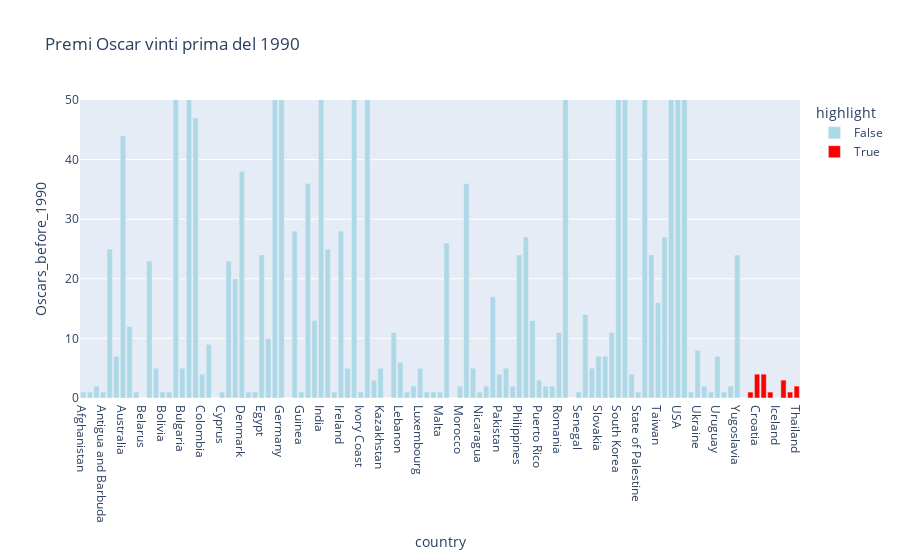
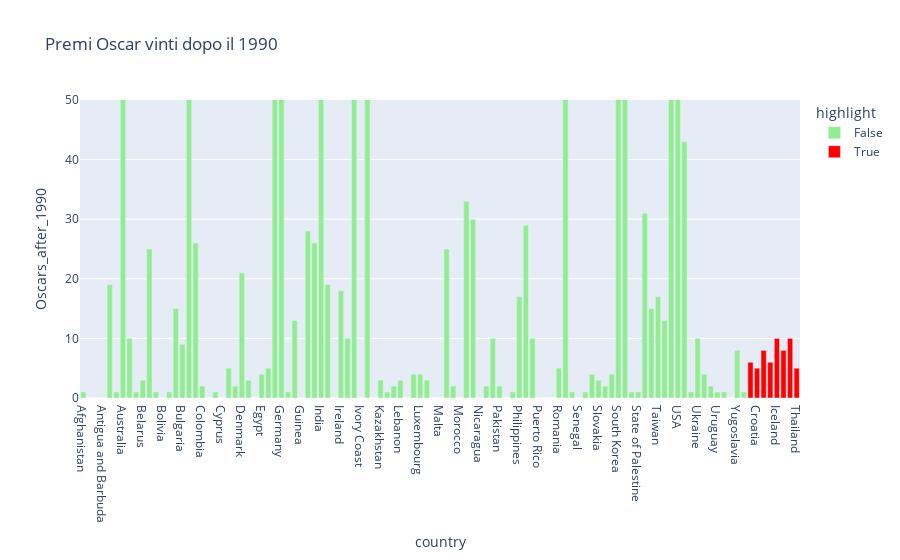

The cell these charts' notebook holds for them, in order:
### Code cell
# Crea una colonna per evidenziare i paesi che soddisfano il criterio
oscar_counts_BothSides['highlight'] = oscar_counts_BothSides.index.isin(popular_after_1990.index)

fig_before = px.bar(oscar_counts_BothSides,
                    x=oscar_counts_BothSides.index,
                    y='Oscars_before_1990',
                    labels={'x': 'Paese', 'y': 'Numero di Oscar'},
                    title='Premi Oscar vinti prima del 1990',
                    color='highlight',
                    color_discrete_map={True: 'red', False: 'lightblue'})

fig_after = px.bar(oscar_counts_BothSides,
                   x=oscar_counts_BothSides.index,
                   y='Oscars_after_1990',
                   labels={'x': 'Paese', 'y': 'Numero di Oscar'},
                   title='Premi Oscar vinti dopo il 1990',
                   color='highlight',
                   color_discrete_map={True: 'red', False: 'lightgreen'})

#riduciamo il range dell'asse y per rendere i grafici più leggibili evidenziando i paesi che effettivamente ci interessano 
fig_before.update_layout(
    yaxis=dict(range=[0, 50])
)

fig_after.update_layout(
    yaxis=dict(range=[0, 50])
)
# Mostrare i grafici
fig_before.show()
fig_after.show()

### Figure 1 — Plotly figure (JSON) as saved in the notebook; plotly's stock layout.template omitted (floating-point values rounded to 4 significant figures)
{"data": [{"hovertemplate": "highlight=False<br>country=%{x}<br>Oscars_before_1990=%{y}<extra></extra>", "legendgroup": "False", "marker": {"color": "lightblue", "pattern": {"shape": ""}}, "name": "False", "orientation": "v", "showlegend": true, "textposition": "auto", "type": "bar", "x": ["Afghanistan", "Albania", "Algeria", "Antigua and Barbuda", "Argentina", "Armenia", "Australia", "Austria", "Bangladesh", "Belarus", "Belgium", "Bolivarian Republic of Venezuela", "Bolivia", "Bosnia and Herzegovina", "Brazil", "Bulgaria", "Canada", "China", "Colombia", "Costa Rica", "Cuba", "Cyprus", "Czechia", "Czechoslovakia", "Denmark", "East Germany", "Ecuador", "Egypt", "Finland", "France", "Germany", "Ghana", "Greece", "Guinea", "Hong Kong", "Hungary", "India", "Iran", "Iraq", "Ireland", "Israel", "Italy", "Ivory Coast", "Japan", "Jordan", "Kazakhstan", "Kosovo", "Latvia", "Lebanon", "Liechtenstein", "Lithuania", "Luxembourg", "Macao", "Malaysia", "Malta", "Mexico", "Mongolia", "Morocco", "Netherlands", "New Zealand", "Nicaragua", "Nigeria", "Norway", "Pakistan", "Paraguay", "Peru", "Philippines", "Poland", "Portugal", "Puerto Rico", "Qatar", "Republic of Moldova", "Romania", "Russian Federation", "Saint Kitts and Nevis", "Senegal", "Serbia", "Singapore", "Slovakia", "Slovenia", "South Africa", "South Korea", "Spain", "Sri Lanka", "State of Palestine", "Sweden", "Switzerland", "Taiwan", "Turkey", "UK", "USA", "USSR", "Uganda", "Ukraine", "United Arab Emirates", "United Republic of Tanzania", "Uruguay", "Vietnam", "Yemen", "Yugoslavia", "Zimbabwe"], "xaxis": "x", "y": [1.0, 1.0, 2.0, 1.0, 25.0, 7.0, 44.0, 12.0, 1.0, 0.0, 23.0, 5.0, 1.0, 1.0, 57.0, 5.0, 107.0, 47.0, 4.0, 9.0, 0.0, 1.0, 23.0, 20.0, 38.0, 1.0, 1.0, 24.0, 10.0, 233.0, 132.0, 0.0, 28.0, 1.0, 36.0, 13.0, 102.0, 25.0, 1.0, 28.0, 5.0, 112.0, 1.0, 114.0, 3.0, 5.0, 0.0, 11.0, 6.0, 1.0, 2.0, 5.0, 1.0, 1.0, 1.0, 26.0, 0.0, 2.0, 36.0, 5.0, 1.0, 2.0, 17.0, 4.0, 5.0, 2.0, 24.0, 27.0, 13.0, 3.0, 2.0, 2.0, 11.0, 61.0, 0.0, 1.0, 14.0, 5.0, 7.0, 7.0, 11.0, 68.0, 61.0, 4.0, 1.0, 70.0, 24.0, 16.0, 27.0, 565.0, 2304.0, 60.0, 1.0, 8.0, 2.0, 1.0, 7.0, 1.0, 2.0, 24.0, 0.0], "yaxis": "y"}, {"hovertemplate": "highlight=True<br>country=%{x}<br>Oscars_before_1990=%{y}<extra></extra>", "legendgroup": "True", "marker": {"color": "red", "pattern": {"shape": ""}}, "name": "True", "orientation": "v", "showlegend": true, "textposition": "auto", "type": "bar", "x": ["Chile", "Croatia", "Estonia", "Georgia", "Iceland", "Indonesia", "Kuwait", "Thailand"], "xaxis": "x", "y": [1.0, 4.0, 4.0, 1.0, 0.0, 3.0, 1.0, 2.0], "yaxis": "y"}], "layout": {"barmode": "relative", "legend": {"title": {"text": "highlight"}, "tracegroupgap": 0}, "title": {"text": "Premi Oscar vinti prima del 1990"}, "xaxis": {"anchor": "y", "domain": [0, 1], "title": {"text": "country"}}, "yaxis": {"anchor": "x", "domain": [0, 1], "range": [0, 50], "title": {"text": "Oscars_before_1990"}}}}

### Figure 2 — Plotly figure (JSON) as saved in the notebook; plotly's stock layout.template omitted (floating-point values rounded to 4 significant figures)
{"data": [{"hovertemplate": "highlight=False<br>country=%{x}<br>Oscars_after_1990=%{y}<extra></extra>", "legendgroup": "False", "marker": {"color": "lightgreen", "pattern": {"shape": ""}}, "name": "False", "orientation": "v", "showlegend": true, "textposition": "auto", "type": "bar", "x": ["Afghanistan", "Albania", "Algeria", "Antigua and Barbuda", "Argentina", "Armenia", "Australia", "Austria", "Bangladesh", "Belarus", "Belgium", "Bolivarian Republic of Venezuela", "Bolivia", "Bosnia and Herzegovina", "Brazil", "Bulgaria", "Canada", "China", "Colombia", "Costa Rica", "Cuba", "Cyprus", "Czechia", "Czechoslovakia", "Denmark", "East Germany", "Ecuador", "Egypt", "Finland", "France", "Germany", "Ghana", "Greece", "Guinea", "Hong Kong", "Hungary", "India", "Iran", "Iraq", "Ireland", "Israel", "Italy", "Ivory Coast", "Japan", "Jordan", "Kazakhstan", "Kosovo", "Latvia", "Lebanon", "Liechtenstein", "Lithuania", "Luxembourg", "Macao", "Malaysia", "Malta", "Mexico", "Mongolia", "Morocco", "Netherlands", "New Zealand", "Nicaragua", "Nigeria", "Norway", "Pakistan", "Paraguay", "Peru", "Philippines", "Poland", "Portugal", "Puerto Rico", "Qatar", "Republic of Moldova", "Romania", "Russian Federation", "Saint Kitts and Nevis", "Senegal", "Serbia", "Singapore", "Slovakia", "Slovenia", "South Africa", "South Korea", "Spain", "Sri Lanka", "State of Palestine", "Sweden", "Switzerland", "Taiwan", "Turkey", "UK", "USA", "USSR", "Uganda", "Ukraine", "United Arab Emirates", "United Republic of Tanzania", "Uruguay", "Vietnam", "Yemen", "Yugoslavia", "Zimbabwe"], "xaxis": "x", "y": [1.0, 0.0, 0.0, 0.0, 19.0, 1.0, 57.0, 10.0, 1.0, 3.0, 25.0, 1.0, 0.0, 1.0, 15.0, 9.0, 124.0, 26.0, 2.0, 0.0, 1.0, 0.0, 5.0, 2.0, 21.0, 3.0, 0.0, 4.0, 5.0, 174.0, 149.0, 1.0, 13.0, 0.0, 28.0, 26.0, 92.0, 19.0, 0.0, 18.0, 10.0, 64.0, 0.0, 78.0, 0.0, 3.0, 1.0, 2.0, 3.0, 0.0, 4.0, 4.0, 3.0, 0.0, 0.0, 25.0, 2.0, 0.0, 33.0, 30.0, 0.0, 2.0, 10.0, 2.0, 0.0, 1.0, 17.0, 29.0, 10.0, 0.0, 0.0, 0.0, 5.0, 51.0, 1.0, 0.0, 1.0, 4.0, 3.0, 2.0, 4.0, 52.0, 55.0, 1.0, 1.0, 31.0, 15.0, 17.0, 13.0, 372.0, 1304.0, 43.0, 1.0, 10.0, 4.0, 2.0, 1.0, 1.0, 0.0, 8.0, 1.0], "yaxis": "y"}, {"hovertemplate": "highlight=True<br>country=%{x}<br>Oscars_after_1990=%{y}<extra></extra>", "legendgroup": "True", "marker": {"color": "red", "pattern": {"shape": ""}}, "name": "True", "orientation": "v", "showlegend": true, "textposition": "auto", "type": "bar", "x": ["Chile", "Croatia", "Estonia", "Georgia", "Iceland", "Indonesia", "Kuwait", "Thailand"], "xaxis": "x", "y": [6.0, 5.0, 8.0, 6.0, 10.0, 8.0, 10.0, 5.0], "yaxis": "y"}], "layout": {"barmode": "relative", "legend": {"title": {"text": "highlight"}, "tracegroupgap": 0}, "title": {"text": "Premi Oscar vinti dopo il 1990"}, "xaxis": {"anchor": "y", "domain": [0, 1], "title": {"text": "country"}}, "yaxis": {"anchor": "x", "domain": [0, 1], "range": [0, 50], "title": {"text": "Oscars_after_1990"}}}}
